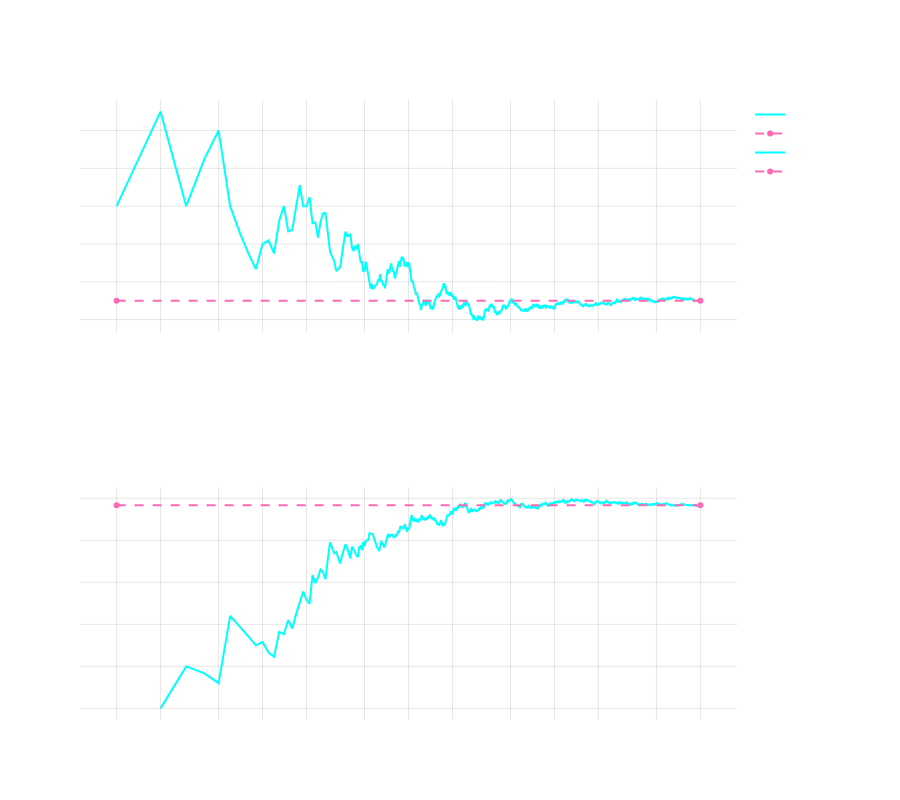

Here is the notebook cell this chart was saved with:
### Markdown cell above
### 2.) Monte Carlo Simulation

Given the law of large numbers (LLN) ensures convergence to the theoretical mean in both the weak and strong case, we can easily sample random variables from their distribution and determine sample statistics as they are based on the mean.

For large $n$, sampling $X_i$ from distribution $D$:

$\mathbb{E}[X] \approx \frac{1}{n} \sum_{i=1}^n X_i$

$\text{Var}[X] \approx \frac{1}{n-1} \sum_{i=1}^n (X_i - \bar{X})^2$
 
$\text{Skewness}[X] \approx \frac{\frac{1}{n}\sum_{i=1}^n (X_i - \bar{X})^3}{(\frac{1}{n}\sum_{i=1}^n (X_i - \bar{X})^2)^{3/2}}$
 
$\text{Kurtosis}[X] \approx \frac{\frac{1}{n}\sum_{i=1}^n (X_i - \bar{X})^4}{(\frac{1}{n}\sum_{i=1}^n (X_i - \bar{X})^2)^2}$

**Remark:** Estimators may exhibit *bias* or deviation from the parameter the estimator is attempting to approximate, in some cases we want to introduce bias, in other cases we don't.  Something to keep in mind as you choose different estimators for parameters.

#####  Example: Dice Roll Mean and Variance 

 For a fair 6-sided die:

 $\mathbb{E}[X] = \frac{1 + 2 + 3 + 4 + 5 + 6}{6} = 3.5$

 $\text{Var}[X] = \mathbb{E}[(X - \mu)^2] = \frac{(1-3.5)^2 + (2-3.5)^2 + (3-3.5)^2 + (4-3.5)^2 + (5-3.5)^2 + (6-3.5)^2}{6}$

 $\phantom{\text{Var}[X]} = \frac{6.25 + 2.25 + 0.25 + 0.25 + 2.25 + 6.25}{6} = \frac{17.5}{6} \approx 2.917$

### Code cell
import numpy as np
import plotly.graph_objects as go
from plotly.subplots import make_subplots

# Set random seed for reproducibility
np.random.seed(42)

# Generate samples from dice rolls (uniform discrete 1-6)
n_samples = 10000
true_mean = 3.5  # (1+2+3+4+5+6)/6
true_var = 2.916667  # Sum((x-mean)^2/6) for x in 1:6
samples = np.random.randint(1, 7, n_samples)

# Calculate cumulative means and variances
cum_means = np.cumsum(samples) / np.arange(1, n_samples + 1)
cum_vars = np.array([np.var(samples[:i+1], ddof=1) for i in range(n_samples)])

# Create figure with secondary y-axis
fig = make_subplots(rows=2, cols=1,
                    subplot_titles=('Convergence of Sample Mean (Dice Rolls)', 
                                  'Convergence of Sample Variance (Dice Rolls)'))

# Add mean convergence trace
fig.add_trace(
    go.Scatter(x=np.arange(1, n_samples + 1), y=cum_means,
               name='Sample Mean',
               line=dict(color='#00FFFF', width=2)),  # Neon cyan
    row=1, col=1
)
fig.add_trace(
    go.Scatter(x=[1, n_samples], y=[true_mean, true_mean],
               name='True Mean',
               line=dict(color='#FF69B4', width=2, dash='dash')),  # Neon pink
    row=1, col=1
)

# Add variance convergence trace
fig.add_trace(
    go.Scatter(x=np.arange(1, n_samples + 1), y=cum_vars,
               name='Sample Variance',
               line=dict(color='#00FFFF', width=2)),  # Neon cyan
    row=2, col=1
)
fig.add_trace(
    go.Scatter(x=[1, n_samples], y=[true_var, true_var],
               name='True Variance',
               line=dict(color='#FF69B4', width=2, dash='dash')),  # Neon pink
    row=2, col=1
)

# Update layout
fig.update_layout(
    showlegend=True,
    height=800,
    xaxis_type='log',
    xaxis2_type='log',
    title_text='Monte Carlo Convergence for Dice Rolls',
    title_x=0.5,
    title_font_size=20,
    plot_bgcolor='rgba(0,0,0,0)',
    paper_bgcolor='rgba(0,0,0,0)',
    font=dict(color='white')
)

# Update axes
for i in [1, 2]:
    fig.update_xaxes(showgrid=True, gridwidth=1, gridcolor='rgba(128,128,128,0.2)',
                     zeroline=True, zerolinewidth=1, zerolinecolor='rgba(128,128,128,0.5)',
                     row=i, col=1)
    fig.update_yaxes(showgrid=True, gridwidth=1, gridcolor='rgba(128,128,128,0.2)',
                     zeroline=True, zerolinewidth=1, zerolinecolor='rgba(128,128,128,0.5)',
                     row=i, col=1)

fig.show()

### Figure 1 — Plotly figure (JSON) as saved in the notebook; plotly's stock layout.template omitted (floating-point values rounded to 4 significant figures; data arrays with more than 128 entries replaced by an {"elided": "..."} marker saying what was removed)
{"data": [{"line": {"color": "#00FFFF", "width": 2}, "name": "Sample Mean", "type": "scatter", "x": {"elided": "10000 int values"}, "xaxis": "x", "y": {"elided": "10000 float values"}, "yaxis": "y"}, {"line": {"color": "#FF69B4", "dash": "dash", "width": 2}, "name": "True Mean", "type": "scatter", "x": [1, 10000], "xaxis": "x", "y": [3.5, 3.5], "yaxis": "y"}, {"line": {"color": "#00FFFF", "width": 2}, "name": "Sample Variance", "type": "scatter", "x": {"elided": "10000 int values"}, "xaxis": "x2", "y": {"elided": "10000 float values"}, "yaxis": "y2"}, {"line": {"color": "#FF69B4", "dash": "dash", "width": 2}, "name": "True Variance", "type": "scatter", "x": [1, 10000], "xaxis": "x2", "y": [2.917, 2.917], "yaxis": "y2"}], "layout": {"annotations": [{"font": {"size": 16}, "showarrow": false, "text": "Convergence of Sample Mean (Dice Rolls)", "x": 0.5, "xanchor": "center", "xref": "paper", "y": 1, "yanchor": "bottom", "yref": "paper"}, {"font": {"size": 16}, "showarrow": false, "text": "Convergence of Sample Variance (Dice Rolls)", "x": 0.5, "xanchor": "center", "xref": "paper", "y": 0.375, "yanchor": "bottom", "yref": "paper"}], "font": {"color": "white"}, "height": 800, "paper_bgcolor": "rgba(0,0,0,0)", "plot_bgcolor": "rgba(0,0,0,0)", "showlegend": true, "title": {"font": {"size": 20}, "text": "Monte Carlo Convergence for Dice Rolls", "x": 0.5}, "xaxis": {"anchor": "y", "domain": [0, 1], "gridcolor": "rgba(128,128,128,0.2)", "gridwidth": 1, "showgrid": true, "type": "log", "zeroline": true, "zerolinecolor": "rgba(128,128,128,0.5)", "zerolinewidth": 1}, "xaxis2": {"anchor": "y2", "domain": [0, 1], "gridcolor": "rgba(128,128,128,0.2)", "gridwidth": 1, "showgrid": true, "type": "log", "zeroline": true, "zerolinecolor": "rgba(128,128,128,0.5)", "zerolinewidth": 1}, "yaxis": {"anchor": "x", "domain": [0.625, 1], "gridcolor": "rgba(128,128,128,0.2)", "gridwidth": 1, "showgrid": true, "zeroline": true, "zerolinecolor": "rgba(128,128,128,0.5)", "zerolinewidth": 1}, "yaxis2": {"anchor": "x2", "domain": [0, 0.375], "gridcolor": "rgba(128,128,128,0.2)", "gridwidth": 1, "showgrid": true, "zeroline": true, "zerolinecolor": "rgba(128,128,128,0.5)", "zerolinewidth": 1}}}
